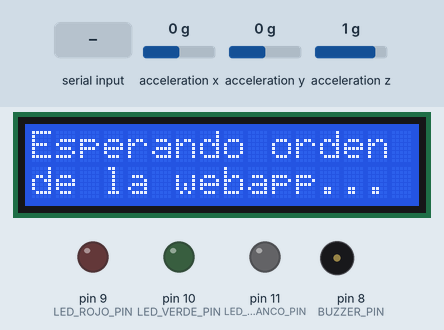
The sketch below on a simulated Arduino Uno, built with avr-gcc and run on an emulated ATmega328P. Parts: 16×2 character LCD, output pins drawn as LEDs (lit = HIGH), buzzer (waves = sounding, pin HIGH). Wiring (inferred from the names in the program): MPU-6050 motion sensor at I2C address 0x68. The inputs (shaded band) are chosen by the test bench; at power-on: acceleration z 1 g, acceleration x 0 g, acceleration y 0 g. The modem accepts every AT command (registered, SIM ready, sends succeed) and sends nothing else; what the sketch prints to the serial monitor is not drawn.

Above: at 9.8 s.
9.9 s: "CAMINATA:1\n" received over Serial
At 12.2 s:
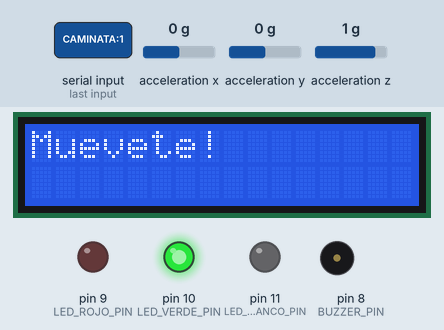
12.9 s: "90:45\n" received over the second serial link
At 13.6 s:
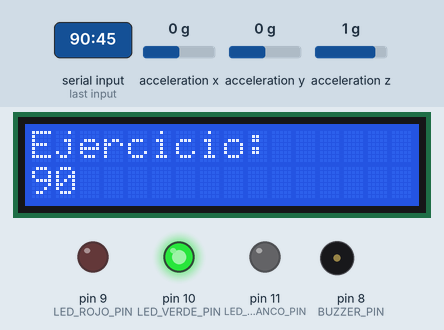
15.9 s: acceleration z set to 0 g
At 16.57 s:
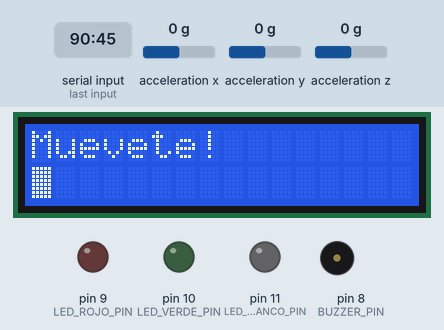
18.9 s: "CORRER:1\n" received over Serial
At 21.1 s:
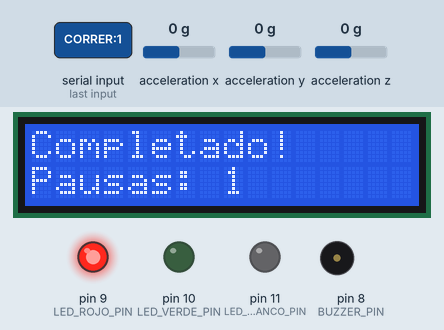
21.9 s: "CICLISMO:1\n" received over the second serial link
At 23.5 s:
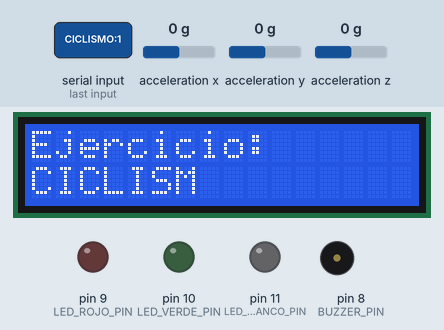
24.9 s: "30:150\n" received over Serial
At 39.2 s:
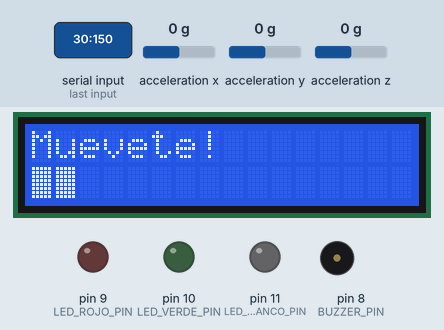
Timing chart, 0 to 40.7 s (numbered marks = the images above; inputs shaded):
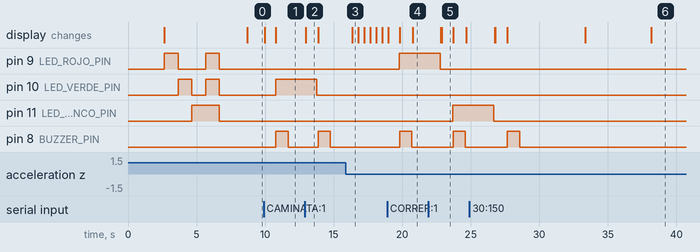

Measured:
- after the input at 9.9 s, pin 10 (LED_VERDE_PIN): LOW → HIGH after 0.87 s; pin 8 (BUZZER_PIN): LOW → HIGH after 0.89 s, → LOW 0.90 s later; the display: first changes after 0.07 s (image 1 shows a later state)
- after the input at 12.9 s, pin 10 (LED_VERDE_PIN): HIGH → LOW after 0.87 s; pin 8 (BUZZER_PIN): LOW → HIGH after 0.97 s, → LOW 0.90 s later; the display: changes after 0.07 s (image 2)
- after the input at 15.9 s, the display: changes after 0.46 s (image 3)
- after the input at 18.9 s, pin 9 (LED_ROJO_PIN): LOW → HIGH after 0.88 s; pin 8 (BUZZER_PIN): LOW → HIGH after 0.90 s, → LOW 0.90 s later; the display: first changes after 0.08 s (image 4 shows a later state)
- after the input at 21.9 s, pin 11 (LED_BLANCO_PIN): LOW → HIGH after 1.8 s; pin 8 (BUZZER_PIN): LOW → HIGH after 1.8 s, → LOW 0.90 s later; the display: first differs from a run without the input after 0.98 s (image 5)
- after the input at 24.9 s, pin 8 (BUZZER_PIN): LOW → HIGH after 2.8 s, → LOW 0.90 s later; the display: first differs from a run without the input after 1.9 s (image 6 shows a later state)
- what the display in image 2 shows lasts 0.9 s, from 13.0 s to 13.9 s

The sketch:

innova.ino
```cpp
#include <Wire.h>
#include <LiquidCrystal_I2C.h>
#include <SoftwareSerial.h>

#define BUZZER_PIN 8
// Definir pines para los LEDs
#define LED_ROJO_PIN 9
#define LED_VERDE_PIN 10
#define LED_BLANCO_PIN 11

LiquidCrystal_I2C lcd(0x27, 16, 2);
SoftwareSerial bluetooth(4, 5); // RX=4, TX=5 para HM-10

bool exerciseActive = false;
int pausesDone = 0;
const int maxPauses = 8;

// MPU6050 registros
const int MPU_ADDR = 0x68;
int16_t ax, ay, az;

float progress = 0.0;
float progressMax = 3.0; // Progreso máximo más corto

String ejercicio = "CAMINATA"; // por defecto
int distanciaObjetivo = 3; // Distancia más corta por defecto

// Sensibilidad AUMENTADA para ejercicios cortos
float baseSensibilidad = 3.0; // Mayor sensibilidad = más fácil completar

void setup() {
  Wire.begin();
  Serial.begin(9600);
  bluetooth.begin(9600); // Inicializar Bluetooth HM-10

  pinMode(BUZZER_PIN, OUTPUT);

  // Configurar pines de LEDs como salida
  pinMode(LED_ROJO_PIN, OUTPUT);
  pinMode(LED_VERDE_PIN, OUTPUT);
  pinMode(LED_BLANCO_PIN, OUTPUT);

  // Apagar todos los LEDs al inicio
  apagarTodosLEDs();

  lcd.init();
  lcd.backlight();

  // Inicializar MPU6050
  Wire.beginTransmission(MPU_ADDR);
  Wire.write(0x6B);
  Wire.write(0);
  Wire.endTransmission(true);

  // Configurar HM-10 para proyecto fitness
  delay(1000);
  bluetooth.print("AT+NAMEFitness-Arduino");
  delay(500);
  bluetooth.print("AT+PWRM0"); // Desactivar modo bajo consumo
  delay(500);
  bluetooth.print("AT+ROLE0"); // Modo slave
  delay(500);

  lcd.setCursor(0,0);
  lcd.print("Fitness Ready!");
  lcd.setCursor(0,1);
  lcd.print("BLE: Active");

  Serial.println("=== FITNESS ARDUINO CON HM-10 ===");
  Serial.println("Esperando comandos desde webapp...");

  // Secuencia de inicio con LEDs
  secuenciaInicioLEDs();

  delay(2000);
  showProgress();
}

void loop() {
  // --- Recibe comando desde WebApp via Bluetooth ---
  if (bluetooth.available() > 0) {
    String mensaje = bluetooth.readStringUntil('\n');
    mensaje.trim();

    // Debug en Serial Monitor
    Serial.println("📱 Comando BLE: " + mensaje);

    procesarComando(mensaje);
  }

  // --- MANTENER compatibilidad Serial para debug ---
  if (Serial.available() > 0) {
    String mensaje = Serial.readStringUntil('\n');
    mensaje.trim();

    Serial.println("💻 Comando Serial: " + mensaje);
    procesarComando(mensaje);
  }

  // --- Ejercicio activo con MPU6050 y UMBRAL ---
  if (exerciseActive) {
    Wire.beginTransmission(MPU_ADDR);
    Wire.write(0x3B);
    Wire.endTransmission(false);
    Wire.requestFrom(MPU_ADDR, 6, true);

    if (Wire.available() == 6) {
      ax = Wire.read() << 8 | Wire.read();
      ay = Wire.read() << 8 | Wire.read();
      az = Wire.read() << 8 | Wire.read();

      float aTotal = sqrt((long)ax*ax + (long)ay*ay + (long)az*az) / 16384.0;
      float movimiento = fabs(aTotal - 1.0);

      // UMBRAL REDUCIDO para ejercicios cortos: movimientos más suaves cuentan
      if (movimiento > 0.05) { // Umbral más bajo (era 0.10) = más sensible
        float progresoIncremento = movimiento * baseSensibilidad * (3.0 / progressMax);
        if (progresoIncremento < 0.05) progresoIncremento = 0.05; // Incremento mínimo mayor
        progress += progresoIncremento;
        if (progress > progressMax) progress = progressMax;
      }

      // Actualiza barra LCD
      lcd.setCursor(0,1);
      for (int i = 0; i < 16; i++) {
        if (i < int((progress/progressMax)*16)) {
          lcd.write(byte(255));
        } else {
          lcd.print(" ");
        }
      }

      // Envía avance por AMBOS canales (Serial + Bluetooth)
      int porcentaje = int((progress/progressMax)*100.0);
      String progressMsg = "PROGRESO:" + String(porcentaje);

      // Para WebApp vía Bluetooth
      bluetooth.println(progressMsg);

      // Para debug vía Serial
      Serial.println(progressMsg);

      // Termina rutina al llegar a la meta
      if (progress >= progressMax) {
        exerciseActive = false;
        pausesDone++;

        lcd.clear();
        lcd.setCursor(0,0);
        lcd.print("Completado!");
        lcd.setCursor(0,1);
        lcd.print("Pausas: ");
        lcd.print(pausesDone);
        delay(2000);

        // Apagar LEDs solo al finalizar completamente
        apagarTodosLEDs();
        showProgress();

        // Notificar terminación por ambos canales
        bluetooth.println("TERMINADO");
        Serial.println("TERMINADO");
      }
    }
  }

  // Heartbeat cada 10 segundos para mantener conexión BLE
  static unsigned long lastHeartbeat = 0;
  if (millis() - lastHeartbeat > 10000) {
    bluetooth.print("H"); // Heartbeat silencioso
    lastHeartbeat = millis();
  }
}

void procesarComando(String mensaje) {
  int sep = mensaje.indexOf(':');
  if (sep != -1) {
    ejercicio = mensaje.substring(0, sep);
    distanciaObjetivo = mensaje.substring(sep + 1).toInt();
    if (distanciaObjetivo <= 0) distanciaObjetivo = 3; // Mínimo más bajo
    progressMax = float(distanciaObjetivo);
    pausesDone = 0;
    progress = 0.0;
    exerciseActive = true;  // Inicia ejercicio directamente

    // Responder por ambos canales
    String response = "Recibido: " + ejercicio + ", objetivo: " + String(distanciaObjetivo);
    bluetooth.println(response);
    Serial.println(response);

    lcd.clear();
    lcd.setCursor(0,0);
    lcd.print("Ejercicio:");
    lcd.setCursor(0,1);
    lcd.print(ejercicio.substring(0,7));
    delay(800);

    // Configurar LED según el ejercicio DESPUÉS de mostrar info
    configurarLEDPorEjercicio(ejercicio);

    lcd.clear();
    lcd.setCursor(0,0);
    lcd.print("Muevete!");
    digitalWrite(BUZZER_PIN, HIGH);
    delay(900); // Buzzer breve
    digitalWrite(BUZZER_PIN, LOW);

    bluetooth.println("Ejercicio iniciado.");
    Serial.println("Ejercicio iniciado.");
  }
}

void configurarLEDPorEjercicio(String ejercicio) {
  // Apagar todos los LEDs primero
  apagarTodosLEDs();

  // Convertir a mayúsculas para comparación
  ejercicio.toUpperCase();

  // Debug: mostrar exactamente qué ejercicio se recibió
  Serial.println("Ejercicio recibido: '" + ejercicio + "'");
  Serial.println("Longitud: " + String(ejercicio.length()));

  // Configurar LED según los 3 ejercicios específicos de tu sistema
  if (ejercicio.indexOf("CAMINATA") >= 0) {
    // CAMINATA - LED ROJO
    digitalWrite(LED_VERDE_PIN, HIGH);
    Serial.println("🟢 LED VERDE activado - CORRER");
  }
  else if (ejercicio.indexOf("CORRER") >= 0) {
    // CORRER - LED VERDE
    digitalWrite(LED_ROJO_PIN, HIGH);
    Serial.println("🔴 LED ROJO activado - CAMINATA");
  }
  else if (ejercicio.indexOf("CICLISMO") >= 0) {
    // CICLISMO - LED BLANCO
    digitalWrite(LED_BLANCO_PIN, HIGH);
    Serial.println("⚪ LED BLANCO activado - CICLISMO");
  }
  else {
    // Ejercicio no reconocido - apagar todos los LEDs
    apagarTodosLEDs();
    Serial.println("❌ Ejercicio no reconocido: '" + ejercicio + "'");
    Serial.println("Verifica que el nombre sea exactamente: CAMINATA, CORRER o CICLISMO");
  }
}

void apagarTodosLEDs() {
  digitalWrite(LED_ROJO_PIN, LOW);
  digitalWrite(LED_VERDE_PIN, LOW);
  digitalWrite(LED_BLANCO_PIN, LOW);
}

void secuenciaInicioLEDs() {
  // Secuencia de encendido al inicio para probar todos los LEDs
  Serial.println("Probando LED ROJO...");
  digitalWrite(LED_ROJO_PIN, HIGH);
  delay(1000);
  digitalWrite(LED_ROJO_PIN, LOW);

  Serial.println("Probando LED VERDE...");
  digitalWrite(LED_VERDE_PIN, HIGH);
  delay(1000);
  digitalWrite(LED_VERDE_PIN, LOW);

  Serial.println("Probando LED BLANCO...");
  digitalWrite(LED_BLANCO_PIN, HIGH);
  delay(1000);
  digitalWrite(LED_BLANCO_PIN, LOW);

  Serial.println("Probando todos juntos...");
  // Encender todos juntos brevemente
  digitalWrite(LED_ROJO_PIN, HIGH);
  digitalWrite(LED_VERDE_PIN, HIGH);
  digitalWrite(LED_BLANCO_PIN, HIGH);
  delay(1000);
  apagarTodosLEDs();
  Serial.println("Prueba de LEDs completada");
}

void efectoFinalizacion() {
  // Efecto de parpadeo al finalizar ejercicio
  for (int i = 0; i < 3; i++) {
    digitalWrite(LED_ROJO_PIN, HIGH);
    digitalWrite(LED_VERDE_PIN, HIGH);
    digitalWrite(LED_BLANCO_PIN, HIGH);
    delay(200);
    apagarTodosLEDs();
    delay(200);
  }
}

void showProgress() {
  lcd.clear();
  lcd.setCursor(0,0);
  lcd.print("Esperando orden");
  lcd.setCursor(0,1);
  lcd.print("de la webapp...");
  digitalWrite(BUZZER_PIN, LOW);

  // Solo apagar LEDs si NO hay ejercicio activo
  if (!exerciseActive) {
    apagarTodosLEDs();
  }
}
```
